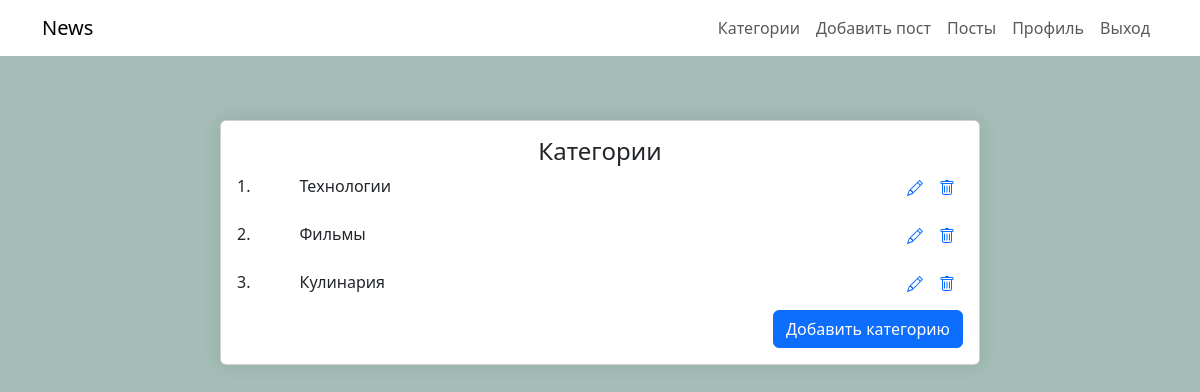
The page /admin/category (signed in) on the database its author committed.
### models.py (models this page shows)
class Category(db.Model):
    id = db.Column(db.Integer, primary_key=True)
    name = db.Column(db.String(100), nullable=False)
    posts = db.relationship('Post', backref='category', cascade='all, delete')
    def __repr__(self):
        return f"<categories {self.id}>"

### adminpanel/admin.py (the view)
@admin.route("/category")
@login_required
def category():
    form_a = EditCategoryForm()
    form_e = EditCategoryForm()
    form_d = DeleteCategoryForm()
    categories = Category.query.all()
    print(categories)
    return render_template("adminPanel/category.html", menu=menu, form_a=form_a,
                           form_e=form_e, form_d=form_d, categories=categories, title='Категории')

### main.py (called while the page is built)
@login.user_loader
def load_user(user_id):
    return db.session.get(User, user_id)

### adminpanel/templates/adminpanel/category.html (shortened to what this page needs)
{% extends 'adminpanel/base.html' %}
{% block content %}
<div class="news-container">
        <div class="card m-auto">
            <div class="card-body">
                <h4 class="card-title  text-center">Категории</h4>
                {%for category in categories%}
                    <div class="row mt-2">
                        <div class="col-1">
                            <p>{{category.id}}.</p>
                        </div>
                        <div class="col-9">
                            <p style="cursor: pointer;" onclick='link_edit_cat{{category.id}}.click()'>{{category.name}}</p>
                        </div>
                        <div class="col-2">
                            <p  class="card-text d-flex">
                                <a class="edit px-2 ms-auto" href="" data-bs-toggle="modal" id="link_edit_cat{{category.id}}" data-bs-target="#EditCatModal{{category.id}}">
                                </a>
                                <a class="edit px-2" href="" data-bs-toggle="modal" id="link_delete_cat{{category.id}}" data-bs-target="#DeleteCatModal{{category.id}}">
                                </a>
                            </p>
                        </div>
                    </div>
                {%endfor%}
                <div class="d-grid gap-2 d-md-flex justify-content-md-end">
                <button type="button" class="btn btn-primary profile-button" data-bs-toggle="modal" data-bs-target="#AddModal">Добавить категорию</button>
                </div>
            </div>
        </div>
    </div>
{% endblock %}

### adminpanel/static/css/style.css (style rules this page uses)
body { background-color: #a4bdb7 !important; color: #000; }
.news-container { max-width: 800px; margin: 0 auto; margin-top:100px; padding: 20px; }
.card { box-shadow: 0 0 20px rgba(0,0,0,0.1); }

### rows shown on the page
Category: id "1", name "Технологии"
Category: id "2", name "Фильмы"
Category: id "3", name "Кулинария"

### other values the page prints
{{ elem.name }} "Категории" "Добавить пост" "Посты" "Профиль"
